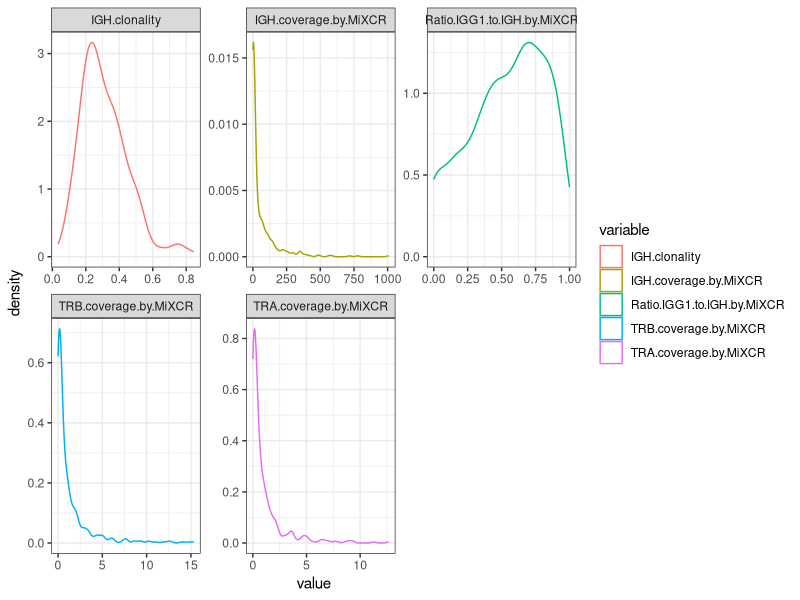
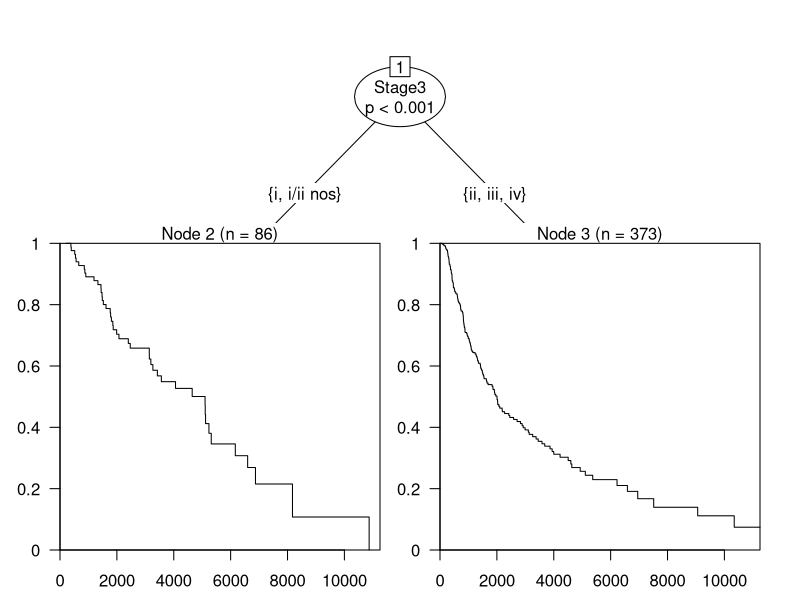
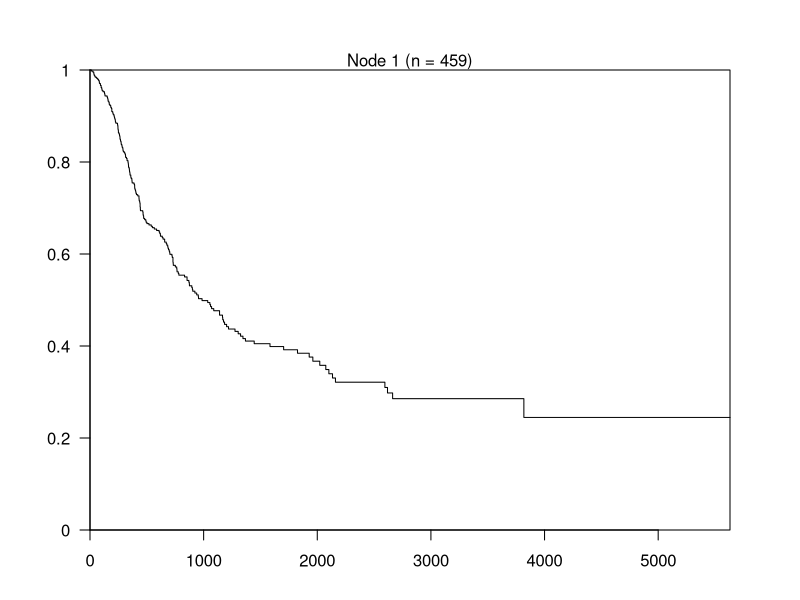
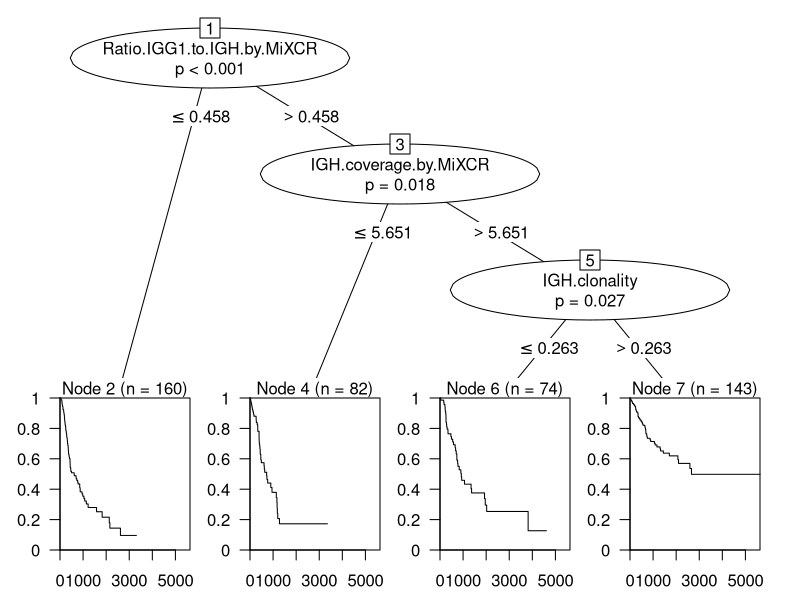
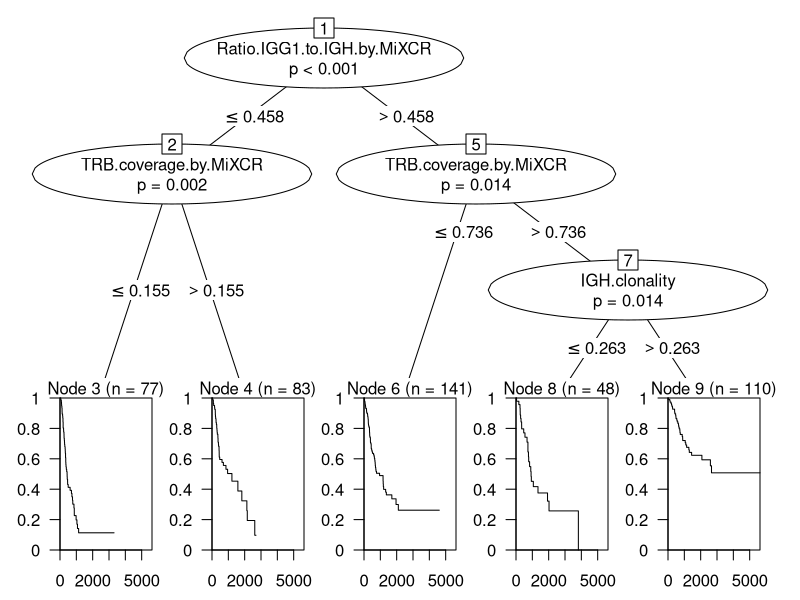
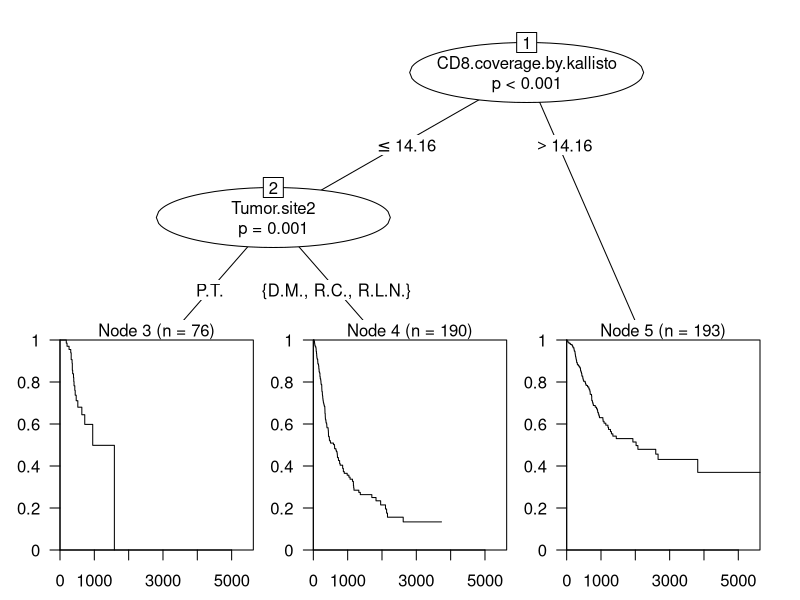
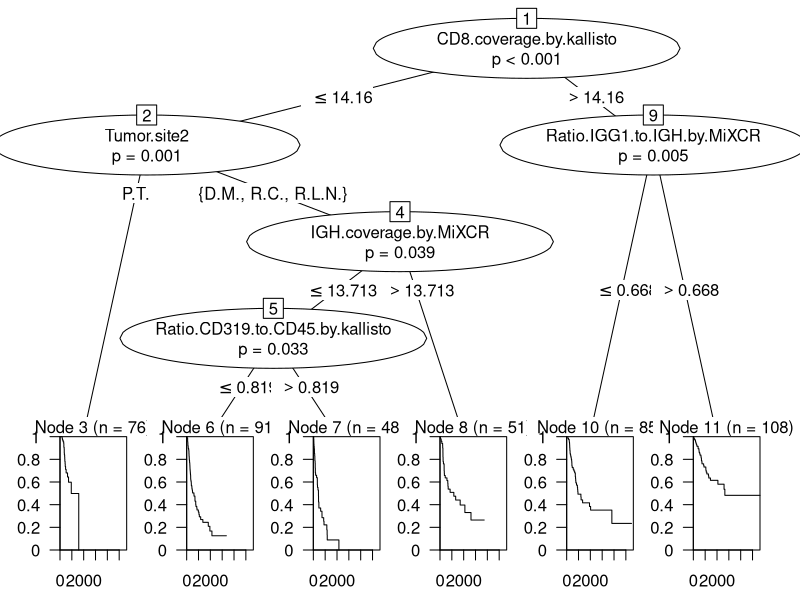

Generate these figures, in order, with R:
## ---- chunk 1
knitr::opts_chunk$set(echo = TRUE)
## ---- chunk 2
library(party)
library(survival)
library(dplyr)
library(ggplot2)
library(memisc)
library(reshape2)

df = read.table("Tree.txt", header = T, sep = "\t") %>% filter(!is.na(OS.uncorrected))

df$Stage2 = with(df, cases(
  Stage == "i" -> 1,
  Stage == "ii" -> 2,
  Stage == "iii" -> 3,
  Stage == "iv" -> 4,
  T -> NA
))

df$Tumor.site2 = with(df, cases(
  Tumor.site == "Distant Metastasis" -> "D.M.",
  Tumor.site == "Primary Tumor" -> "P.T.",
  Tumor.site == "Regional Cutaneous o" -> "R.C.",
  Tumor.site == "Regional Lymph Node" -> "R.L.N.",
  T -> NA
))

df$Tumor.site2 = as.factor(df$Tumor.site2)

df$Stage3 = as.factor(with(df, ifelse(Stage == "" | Stage == "0", NA, as.character(Stage))))
## ---- chunk 3
ggplot(df %>% dplyr::select(IGH.clonality, 
                     IGH.coverage.by.MiXCR,
                     Ratio.IGG1.to.IGH.by.MiXCR,
                     TRB.coverage.by.MiXCR,
                     TRA.coverage.by.MiXCR) %>% melt,
       aes(x=value, color=variable)) +
  geom_density() +
  facet_wrap(~variable, scales = "free") +
  theme_bw()
## ---- chunk 4
ctree_opts = ctree_control(testtype = "Univariate", #mincriterion = 0.8, #
                           minbucket = 45)

make_tree = function(formula) {
  dfct = ctree(formula, data = df, controls = ctree_opts)
  plot(dfct)
}
## ---- chunk 5
make_tree(Surv(OS.uncorrected, Dead) ~ Stage3)
make_tree(Surv(OS.corrected, Dead) ~ Stage3)
## ---- chunk 6
make_tree(Surv(OS.corrected, Dead) ~ Tumor.site2 + 
            IGH.clonality + 
            IGH.coverage.by.MiXCR + 
            Ratio.IGG1.to.IGH.by.MiXCR)
## ---- chunk 7
make_tree(Surv(OS.corrected, Dead) ~ 
            IGH.clonality + 
            IGH.coverage.by.MiXCR + 
            Ratio.IGG1.to.IGH.by.MiXCR +
            TRB.coverage.by.MiXCR +
            TRB.clonality)
## ---- chunk 8
make_tree(Surv(OS.corrected, Dead) ~  
                Tumor.site2 + 
                CD3.coverage.by.kallisto + 
                CD8.coverage.by.kallisto +
                Ratio.CD138.to.CD20.by.kallisto +
                Ratio.CD138.to.CD45.by.kallisto +
                Ratio.CD319.to.CD45.by.kallisto)
## ---- chunk 9
make_tree(Surv(OS.corrected, Dead) ~ 
                Tumor.site2 + 
                CD3.coverage.by.kallisto + 
                CD8.coverage.by.kallisto +
                Ratio.CD138.to.CD20.by.kallisto +
                Ratio.CD138.to.CD45.by.kallisto +
                Ratio.CD319.to.CD45.by.kallisto +
                IGH.clonality + 
                IGH.coverage.by.MiXCR + 
                Ratio.IGG1.to.IGH.by.MiXCR +
                TRB.coverage.by.MiXCR +
                TRB.clonality)
